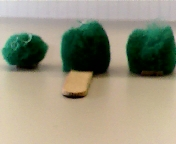
#> input picture Software/3bugs.jpg, 176 x 144 px
$ python why.py   (Python 2 division)
#> lines starting #> are read from the running program, lines starting #| are printed output that depends on the picture; after the words box and inside, x2 and y2 are one past the last pixel; in counts of white or black regions, pixels touching at a corner belong together
from PIL import Image, ImageDraw
import numpy as np
import bugMultiDetectFast
import datetime
import os
import time

#Returns the square distance
def distS3(x1,y1,z1,x2,y2,z2):
	return (x2-x1)**2 + (y2-y1)**2 + (z2-z1)**2

bugPos = []

def detect():
    minx = 100000000
    miny = 100000000
    maxx = 0
    maxy = 0
    (height,width) = im2.shape[0:2]
    for x in range(0,width-1):
        for y in range(0,height-1):
            pixel = im2[y][x]
            red = pixel[0]
            green = pixel[1]
            blue = pixel[2]
            d = distS3(red,green,blue,8,81,76)
            if(d < 5250):
                im2[y][x] = [0,0,0] #Set it black
                if(x < minx):
    				minx = x
                elif(x > maxx):
                    maxx = x
                if(y < miny):
                    miny = y
                elif(y > maxy):
    				maxy = y
    bugPos.append([minx,miny,maxx,maxy])

image = Image.open("3bugs.jpg")
#> image is the input picture: PIL image 176x144 RGB; mean R, G, B 149.2, 146, 125.2
im2 = np.array(image)
detect()
#> after the loop in detect, `for x in range(0,width-1):`:
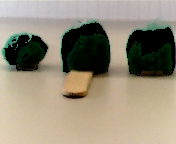
#> im2: shape (144, 176, 3); 8.82% of pixels changed, all inside (x1, y1, x2, y2) = (4, 22, 175, 76)
#> after the loop in detect, `for x in range(0,width-1):`: maxx = 174; maxy = 75; minx = 4; miny = 22
detect()
print(len(bugPos))
#| 2
print(bugPos)
#| [[4, 22, 174, 75], [100000000, 100000000, 0, 0]]
